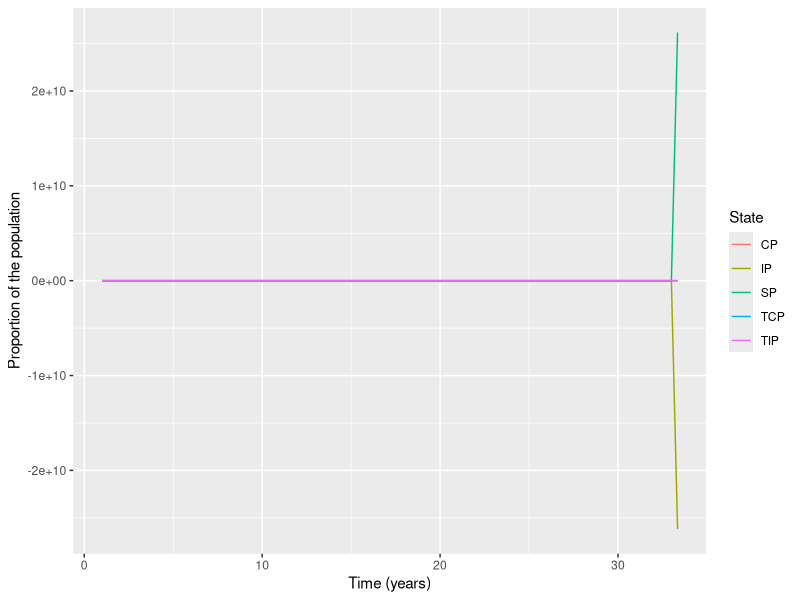

This chart was generated by the following R code:
#Load libraries
library(ggplot2)
library(deSolve)
library(tidyverse)

# Initial conditions

initial_values=c(SP=999999,IP=1,TIP=0,CP=0,TCP=0,RP=0,RCP=0,SX=0,IX=0,TIX=0,CX=0,TCX=0,RX=0,RCX=0,D=0) # assume one PWID is infected

# Time points

time=seq(from=1,to=100,by=1)

# Baseline parameters
parameters=c(
  gamma=0, # baseline rate of treatment 
  beta=0.5, # transmission rate per contact per year 
  tl=1/0.25, # rate of leaving treatment 
  svr=0.95, # cure rate
  muC=1/25, # death rate with cirrhosis
  muX=1/70, # death rate for exPWID
  muP=1/40, # death rate for PWID
  zeta= 1/20, # progression to cirrhosis
  tau=1/100 # average injecting duration of 10 years
)

# SIR model function 

sir_model <- function(time,state,parameters){
  with(as.list(c(state,parameters)),{
    
    # force of infection assuming only transmission in PWID
    NP=SP+IP+TIP+CP+TCP+RP+RCP
    lambda=beta*((IP+TIP+CP+TCP)/NP) 
    # B = muP*NP + muX*(SX+IX+CX+TIX+TCX+RX+RCX)
    dSP=  -lambda*SP - tau*SP - muP*SP # birth (non HCV deaths), - infection, cessation, death
    dIP= lambda*SP + (1-svr)*tl*TIP -gamma*IP  - zeta*IP - muP*IP - tau*IP# +infection, failed treatment, - treatment, -progression, -death, -cessation
    dCP= -gamma*CP -(muC+muP)*CP + zeta*IP + (1-svr)*tl*TCP -tau*CP# +progression, failed treatment, -death, - treatment, - cessation
    dTIP= gamma*IP - tl*TIP - muP*TIP - tau*TIP # treatment, - leaving treatment, - death, cessation
    dTCP= gamma*CP - tl*TCP - muC*TCP - muP*TCP -tau*TCP
    dRP= svr*tl*TIP - muP*RP - tau*RP# recovered, death, cessation
    dRCP = svr*tl*TCP - muP*RCP -muC*RCP - tau*RCP
      
    dSX= tau*SP - muX*SX
    dIX= tau*IP - muX*IX - gamma*IX + (1-svr)*tl*TIX
    dCX= tau*CP - muX*CX - muC*CX - gamma*CX + (1-svr)*tl*TCX
    dTIX= tau*TIP - muX*TIX + gamma*IX - tl*TIX
    dTCX= tau*TCP - muX*TCX - muC*TCX + gamma*CX - tl*TCX
    dRX= tau*RP - muX*RX + svr*tl*TIX
    dRCX = tau*RCP - muX*RCX - muC*RCX + svr*tl*TCX
      
    dD= muP*NP + muX*(SX+IX+CX+TIX+TCX+RX+RCX) +muC*(CP+RCP+TCP+CX+TCX+RCX)
      
    return(list(c(dSP,dIP,dCP,dTIP,dTCP,dRP,dRCP,dSX,dIX,dCX,dTIX,dTCX,dRX,dRCX,dD)))
  }
  )
}





#Solving the differential equations
output<-as.data.frame(ode(y=initial_values,func = sir_model,parms=parameters,times = time))


out_long <- output %>% pivot_longer(2:6)

# To plot number in each compartment over time
ggplot(data = out_long,          
       aes(x = time, y = value/1000000, colour = name, group = name)) +  
  geom_line() +xlab("Time (years)")+ylab("Proportion of the population")+scale_color_discrete(name="State")
